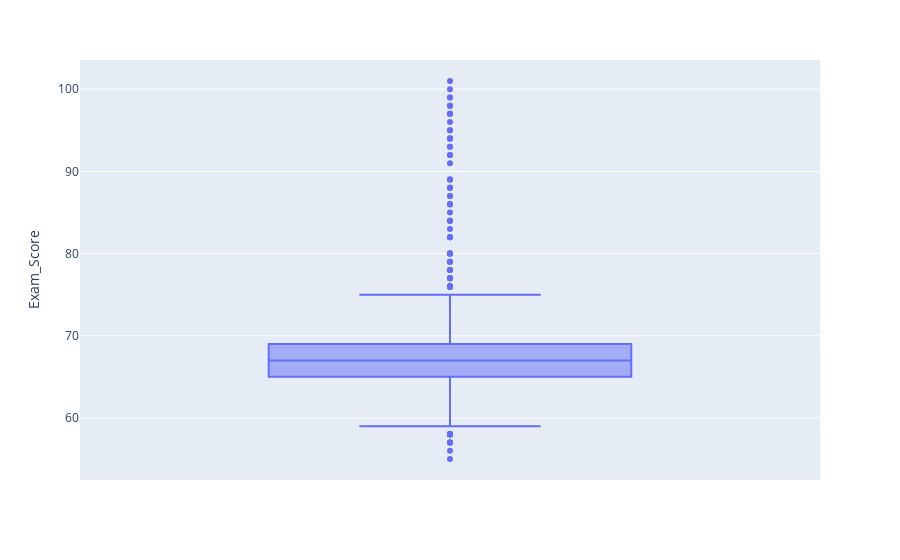

Source (notebook cell):
### Code cell
fig2.show()

### Figure 1 — Plotly figure (JSON) as saved in the notebook; plotly's stock layout.template omitted (floating-point values rounded to 4 significant figures; data arrays with more than 128 entries replaced by an {"elided": "..."} marker saying what was removed)
{"data": [{"alignmentgroup": "True", "hovertemplate": "Exam_Score=%{y}<extra></extra>", "legendgroup": "", "marker": {"color": "#636efa"}, "name": "", "notched": false, "offsetgroup": "", "orientation": "v", "showlegend": false, "type": "box", "x0": " ", "xaxis": "x", "y": {"elided": "6607 int values"}, "y0": " ", "yaxis": "y"}], "layout": {"autosize": true, "boxmode": "group", "legend": {"tracegroupgap": 0}, "margin": {"t": 60}, "xaxis": {"anchor": "y", "autorange": true, "domain": [0, 1], "range": [-0.5, 0.5], "type": "category"}, "yaxis": {"anchor": "x", "autorange": true, "domain": [0, 1], "range": [52.44, 103.6], "title": {"text": "Exam_Score"}, "type": "linear"}}}
